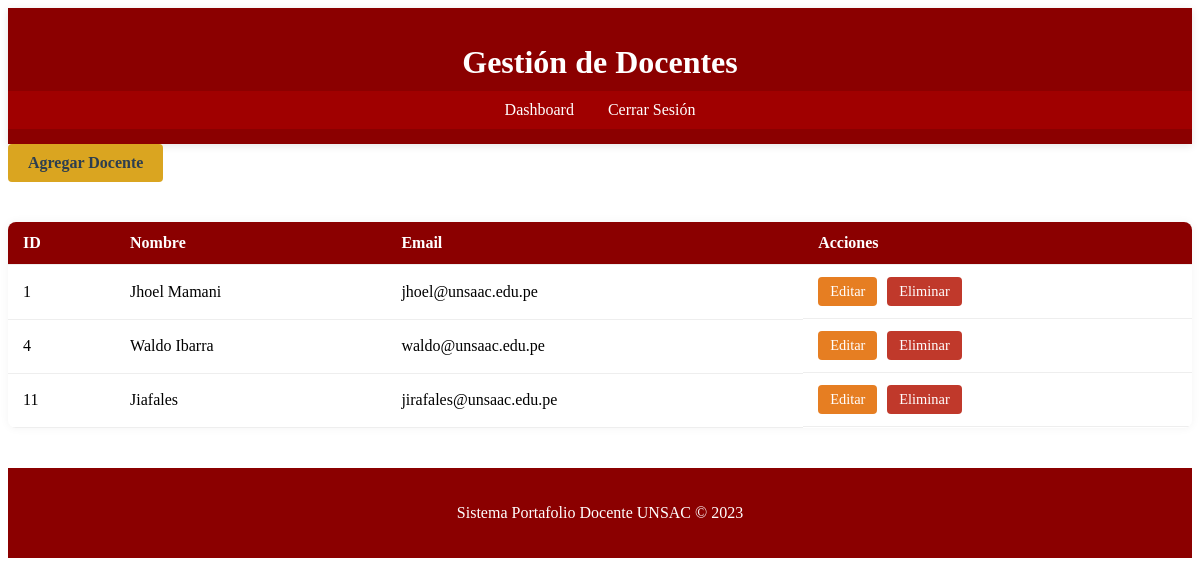
Page /admin/docentes (signed in) on the committed database.
### tables this page shows
CREATE TABLE docentes (
        id INTEGER PRIMARY KEY AUTOINCREMENT,
        nombre TEXT NOT NULL,
        email TEXT UNIQUE NOT NULL,
        password TEXT NOT NULL
    );

### app.py (the view)
@app.route('/admin/docentes')
def gestion_docentes():
    if 'user_type' not in session or session['user_type'] != 'admin':
        return redirect(url_for('login'))
    conn = get_db_connection()
    docentes = conn.execute('SELECT * FROM docentes').fetchall()
    conn.close()
    return render_template('admin/gestion_docentes.html', docentes=docentes)

### app.py (called while the page is built)
def get_db_connection():
    conn = sqlite3.connect('database.db')
    conn.row_factory = sqlite3.Row
    return conn

### templates/admin/gestion_docentes.html (shortened to what this page needs)
<!DOCTYPE html>
<html lang="es">
<head>
    <link rel="stylesheet" href="{{ url_for('static', filename='css/admin.css') }}">
</head>
<body>
    <header class="admin-header">
        <div class="container">
            <h1>Gestión de Docentes</h1>
            <nav>
                <a href="{{ url_for('admin_dashboard') }}">Dashboard</a>
                <a href="{{ url_for('logout') }}">Cerrar Sesión</a>
            </nav>
        </div>
    </header>
    <main class="container">
        <div class="admin-actions">
            <a href="{{ url_for('agregar_docente') }}" class="btn-add">Agregar Docente</a>
        </div>
        <table class="docentes-table">
            <thead>
                <tr>
                    <th>ID</th>
                    <th>Nombre</th>
                    <th>Email</th>
                    <th>Acciones</th>
                </tr>
            </thead>
            <tbody>
                {% for docente in docentes %}
                <tr>
                    <td>{{ docente.id }}</td>
                    <td>{{ docente.nombre }}</td>
                    <td>{{ docente.email }}</td>
                    <td class="actions">
                        <a href="#" class="btn-edit">Editar</a>
                        <a href="#" class="btn-delete">Eliminar</a>
                    </td>
                </tr>
                {% endfor %}
            </tbody>
        </table>
    </main>
    <footer class="admin-footer">
        <div class="container">
            <p>Sistema Portafolio Docente UNSAC &copy; 2023</p>
        </div>
    </footer>
</body>
</html>

### static/css/admin.css (style rules this page uses)
:root { --bordo: #8B0000; --dorado: #DAA520; --gris-claro: #f2f2f2; --texto: #2c3e50; --blanco: #ffffff; }
.admin-header { background-color: var(--bordo); color: var(--blanco); padding: 15px 0; box-shadow: 0 2px 8px rgba(0, 0, 0, 0.1); transition: background-color 0.3s ease; }
.admin-header h1 { margin-bottom: 10px; text-align: center; }
.admin-header nav { background-color: #a00000; padding: 10px 0; text-align: center; }
.admin-header nav a { color: var(--blanco); text-decoration: none; margin: 0 15px; font-weight: 500; transition: color 0.3s; }
.docentes-table { width: 100%; border-collapse: collapse; background-color: var(--blanco); box-shadow: 0 0 10px rgba(0,0,0,0.05); border-radius: 8px; overflow: hidden; margin-top: 20px; }
.docentes-table th, .docentes-table td { padding: 12px 15px; text-align: left; border-bottom: 1px solid #eee; }
.docentes-table th { background-color: var(--bordo); color: var(--blanco); font-weight: 600; }
.actions { display: flex; gap: 10px; }
.btn-edit, .btn-delete { padding: 6px 12px; color: var(--blanco); border: none; border-radius: 4px; font-size: 0.9rem; text-decoration: none; cursor: pointer; transition: background-color 0.3s ease, transform 0.2s ease; display: inline-flex; align-items: center; gap: 6px; }
.btn-edit { background-color: #e67e22; }
.btn-delete { background-color: #c0392b; }
.btn-add { display: inline-block; padding: 10px 20px; background-color: var(--dorado); color: var(--texto); text-decoration: none; border-radius: 4px; font-weight: bold; margin-bottom: 20px; transition: background-color 0.3s ease, transform 0.2s; }
.admin-footer { text-align: center; padding: 20px; background-color: var(--bordo); color: var(--blanco); margin-top: 40px; }

### rows in the picture
docentes: id "1", nombre "Jhoel Mamani", email "jhoel@unsaac.edu.pe"
docentes: id "4", nombre "Waldo Ibarra", email "waldo@unsaac.edu.pe"
docentes: id "11", nombre "Jiafales", email "jirafales@unsaac.edu.pe"
